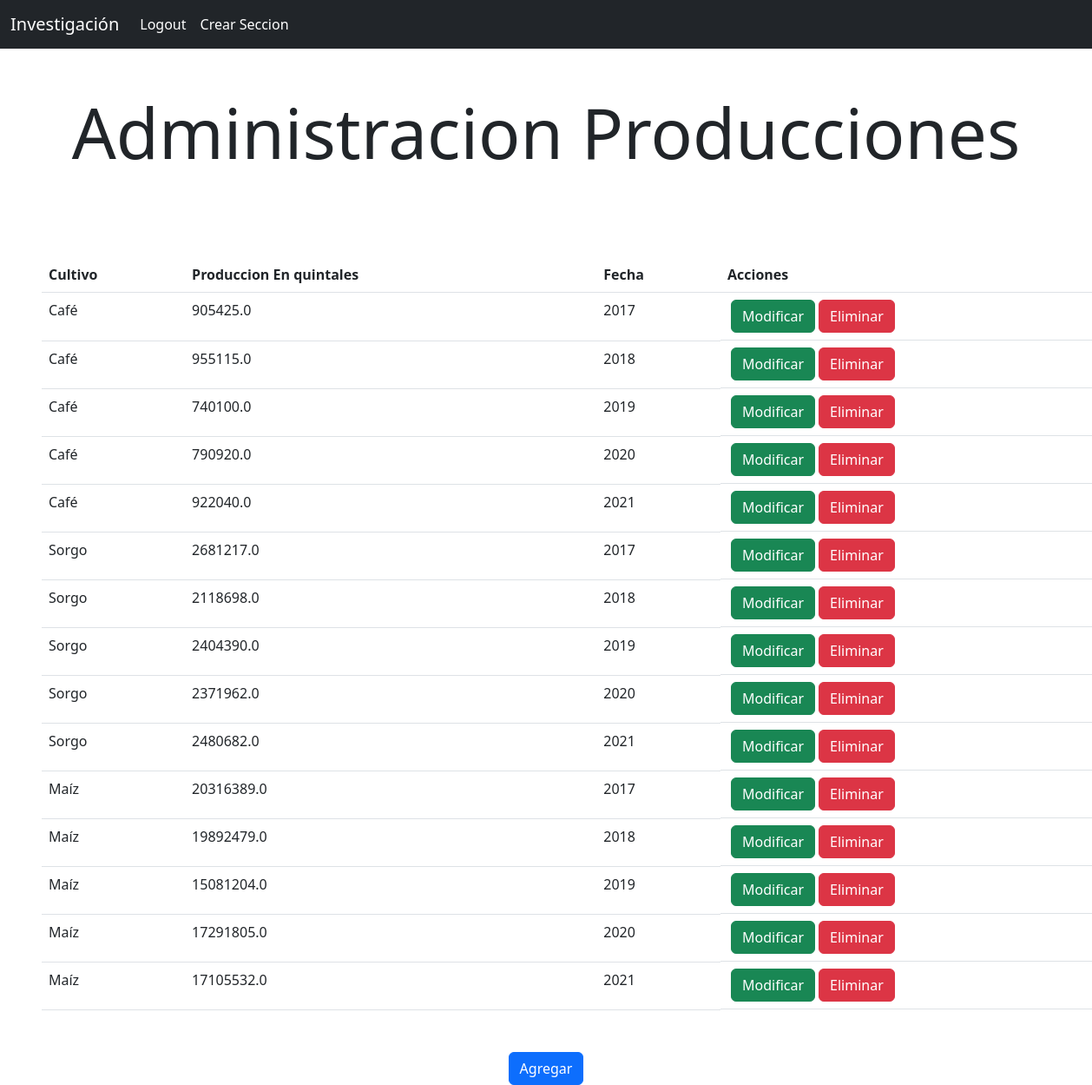
Screenshot of /ver/producciones/ (signed in) with the database file from the repository.
### blog/models.py (models this page shows, shortened)
class produccion(models.Model):
    idProduccion = AutoField(primary_key=True)
    cantidadProduccion = FloatField()
    fechaProduccion = DateField()
    cultivo = models.ForeignKey(cultivo, null=False, on_delete=models.CASCADE)

class cultivo(models.Model):
    idCultivo = AutoField(primary_key=True)
    nombre = CharField(max_length=25)

### blog/views.py (the view)
# urls.py: path('ver/producciones/',views.ver_producciones, name='producciones'),
@login_required
def ver_producciones(request):
    pro = produccion.objects.all()
    cul = cultivo.objects.all()
    return render(request, 'producciones.html', {
        'produccion': pro,
        'cultivo': cul
    })

### blog/templates/producciones.html (shortened to what this page needs)
{% extends 'base.html' %}
{% block content %}
<h1 class="text-center display-1 mx-5 py-5">Administracion Producciones</h1>
<table class="table mx-5 py-5 my-5">
    <thead>
        <tr>
            <th>Cultivo</th>
            <th>Produccion En quintales</th>
            <th>Fecha</th>
            <th>Acciones</th>
        </tr>
    </thead>
    <tbody>
    {% for pro in produccion %}
    <tr>
        <td>{{pro.cultivo.nombre}}</td>
        <td>{{pro.cantidadProduccion}}</td>
        <td>{{pro.fechaProduccion.year}}</td>
        <td class="d-flex">
            <form action="{% url 'editar_produccion' pro.idProduccion %}" class="px-1">
                <button class="btn btn-success">Modificar</button>
            </form>
            <form action="{% url 'borrar_produccion' pro.idProduccion %}" method="POST">
                <button class="btn btn-danger">Eliminar</button>
            </form>
        </td>
    </tr>
    {% endfor %}
    </tbody>
</table>
<div class="col-md-4 mx-auto text-center ">
    <a href="/crear/produccion/" class="btn btn-primary text-center">Agregar</a>
</div>
{% endblock %}

### rows the page displays
produccion: cultivo.nombre "Café", cantidadProduccion "905425.0", fechaProduccion.year "2017"
produccion: cultivo.nombre "Café", cantidadProduccion "955115.0", fechaProduccion.year "2018"
produccion: cultivo.nombre "Café", cantidadProduccion "740100.0", fechaProduccion.year "2019"
produccion: cultivo.nombre "Café", cantidadProduccion "790920.0", fechaProduccion.year "2020"
produccion: cultivo.nombre "Café", cantidadProduccion "922040.0", fechaProduccion.year "2021"
produccion: cultivo.nombre "Sorgo", cantidadProduccion "2681217.0", fechaProduccion.year "2017"
produccion: cultivo.nombre "Sorgo", cantidadProduccion "2118698.0", fechaProduccion.year "2018"
produccion: cultivo.nombre "Sorgo", cantidadProduccion "2404390.0", fechaProduccion.year "2019"
produccion: cultivo.nombre "Sorgo", cantidadProduccion "2371962.0", fechaProduccion.year "2020"
produccion: cultivo.nombre "Sorgo", cantidadProduccion "2480682.0", fechaProduccion.year "2021"
produccion: cultivo.nombre "Maíz", cantidadProduccion "20316389.0", fechaProduccion.year "2017"
produccion: cultivo.nombre "Maíz", cantidadProduccion "19892479.0", fechaProduccion.year "2018"
produccion: cultivo.nombre "Maíz", cantidadProduccion "15081204.0", fechaProduccion.year "2019"
produccion: cultivo.nombre "Maíz", cantidadProduccion "17291805.0", fechaProduccion.year "2020"
produccion: cultivo.nombre "Maíz", cantidadProduccion "17105532.0", fechaProduccion.year "2021"
